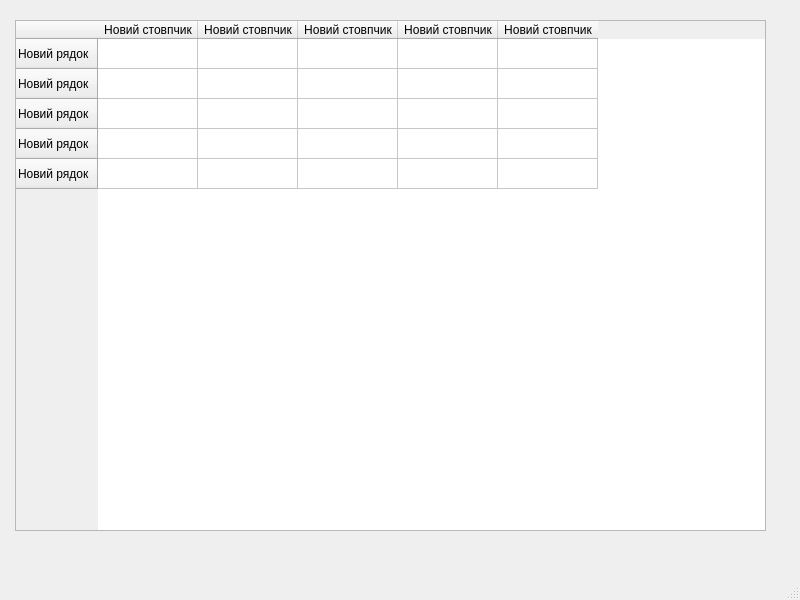
<?xml version="1.0" encoding="UTF-8"?>
<ui version="4.0">
 <class>MainWindow</class>
 <widget class="QMainWindow" name="MainWindow">
  <property name="geometry">
   <rect>
    <x>0</x>
    <y>0</y>
    <width>800</width>
    <height>600</height>
   </rect>
  </property>
  <property name="windowTitle">
   <string>MainWindow</string>
  </property>
  <widget class="QWidget" name="centralwidget">
   <widget class="QTableWidget" name="tableWidget">
    <property name="geometry">
     <rect>
      <x>15</x>
      <y>20</y>
      <width>751</width>
      <height>511</height>
     </rect>
    </property>
    <property name="editTriggers">
     <set>QAbstractItemView::NoEditTriggers</set>
    </property>
    <property name="selectionBehavior">
     <enum>QAbstractItemView::SelectRows</enum>
    </property>
    <property name="showGrid">
     <bool>true</bool>
    </property>
    <property name="sortingEnabled">
     <bool>true</bool>
    </property>
    <attribute name="horizontalHeaderVisible">
     <bool>true</bool>
    </attribute>
    <attribute name="verticalHeaderVisible">
     <bool>true</bool>
    </attribute>
    <row>
     <property name="text">
      <string>Новий рядок</string>
     </property>
    </row>
    <row>
     <property name="text">
      <string>Новий рядок</string>
     </property>
    </row>
    <row>
     <property name="text">
      <string>Новий рядок</string>
     </property>
    </row>
    <row>
     <property name="text">
      <string>Новий рядок</string>
     </property>
    </row>
    <row>
     <property name="text">
      <string>Новий рядок</string>
     </property>
    </row>
    <column>
     <property name="text">
      <string>Новий стовпчик</string>
     </property>
    </column>
    <column>
     <property name="text">
      <string>Новий стовпчик</string>
     </property>
    </column>
    <column>
     <property name="text">
      <string>Новий стовпчик</string>
     </property>
    </column>
    <column>
     <property name="text">
      <string>Новий стовпчик</string>
     </property>
    </column>
    <column>
     <property name="text">
      <string>Новий стовпчик</string>
     </property>
    </column>
   </widget>
  </widget>
  <widget class="QMenuBar" name="menubar">
   <property name="geometry">
    <rect>
     <x>0</x>
     <y>0</y>
     <width>800</width>
     <height>21</height>
    </rect>
   </property>
  </widget>
  <widget class="QStatusBar" name="statusbar"/>
 </widget>
 <resources/>
 <connections/>
</ui>
